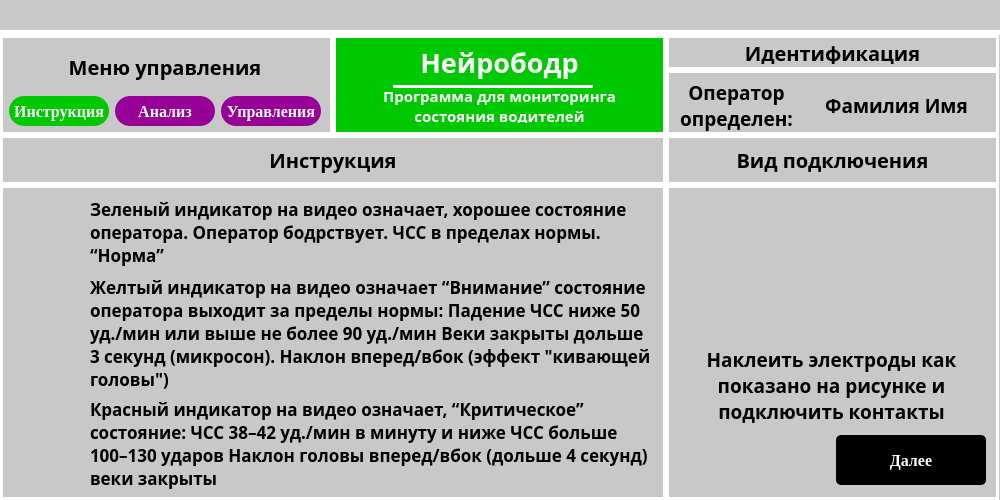
<?xml version="1.0" encoding="UTF-8"?>
<ui version="4.0">
 <class>MainWindow</class>
 <widget class="QMainWindow" name="MainWindow">
  <property name="geometry">
   <rect>
    <x>0</x>
    <y>0</y>
    <width>1000</width>
    <height>500</height>
   </rect>
  </property>
  <property name="windowTitle">
   <string>MainWindow</string>
  </property>
  <widget class="QWidget" name="centralwidget">
   <layout class="QVBoxLayout" name="verticalLayout">
    <property name="spacing">
     <number>0</number>
    </property>
    <property name="leftMargin">
     <number>0</number>
    </property>
    <property name="topMargin">
     <number>0</number>
    </property>
    <property name="rightMargin">
     <number>0</number>
    </property>
    <property name="bottomMargin">
     <number>0</number>
    </property>
    <item>
     <widget class="QWidget" name="widget" native="true">
      <property name="minimumSize">
       <size>
        <width>0</width>
        <height>35</height>
       </size>
      </property>
      <property name="maximumSize">
       <size>
        <width>16777215</width>
        <height>35</height>
       </size>
      </property>
      <property name="styleSheet">
       <string notr="true">* {background-color: rgb(200,200,200);} #widget { border-bottom: 5px solid white}</string>
      </property>
      <layout class="QGridLayout" name="gridLayout">
       <property name="leftMargin">
        <number>950</number>
       </property>
       <property name="topMargin">
        <number>0</number>
       </property>
       <property name="rightMargin">
        <number>0</number>
       </property>
       <property name="bottomMargin">
        <number>5</number>
       </property>
       <property name="spacing">
        <number>0</number>
       </property>
       <item row="0" column="0">
        <widget class="QLabel" name="close">
         <property name="minimumSize">
          <size>
           <width>30</width>
           <height>30</height>
          </size>
         </property>
         <property name="maximumSize">
          <size>
           <width>30</width>
           <height>30</height>
          </size>
         </property>
         <property name="text">
          <string/>
         </property>
         <property name="pixmap">
          <pixmap>../photos/nook.png</pixmap>
         </property>
         <property name="scaledContents">
          <bool>true</bool>
         </property>
        </widget>
       </item>
      </layout>
     </widget>
    </item>
    <item>
     <widget class="QWidget" name="widget_2" native="true">
      <property name="styleSheet">
       <string notr="true">background-color: rgb(200,200,200)</string>
      </property>
      <layout class="QVBoxLayout" name="verticalLayout_2">
       <property name="spacing">
        <number>0</number>
       </property>
       <property name="leftMargin">
        <number>0</number>
       </property>
       <property name="topMargin">
        <number>0</number>
       </property>
       <property name="rightMargin">
        <number>0</number>
       </property>
       <property name="bottomMargin">
        <number>0</number>
       </property>
       <item>
        <widget class="QWidget" name="widget_6" native="true">
         <property name="minimumSize">
          <size>
           <width>999</width>
           <height>100</height>
          </size>
         </property>
         <property name="maximumSize">
          <size>
           <width>999</width>
           <height>100</height>
          </size>
         </property>
         <layout class="QHBoxLayout" name="horizontalLayout">
          <property name="spacing">
           <number>0</number>
          </property>
          <property name="leftMargin">
           <number>0</number>
          </property>
          <property name="topMargin">
           <number>0</number>
          </property>
          <property name="rightMargin">
           <number>0</number>
          </property>
          <property name="bottomMargin">
           <number>0</number>
          </property>
          <item>
           <widget class="QWidget" name="widget_9" native="true">
            <property name="minimumSize">
             <size>
              <width>333</width>
              <height>100</height>
             </size>
            </property>
            <property name="maximumSize">
             <size>
              <width>333</width>
              <height>100</height>
             </size>
            </property>
            <property name="styleSheet">
             <string notr="true">#widget_9 {border: 3px solid white}</string>
            </property>
            <layout class="QGridLayout" name="gridLayout_8">
             <item row="0" column="0" colspan="3">
              <widget class="QLabel" name="label_7">
               <property name="font">
                <font>
                 <family>Jura</family>
                 <pointsize>15</pointsize>
                 <weight>75</weight>
                 <bold>true</bold>
                </font>
               </property>
               <property name="text">
                <string>Меню управления</string>
               </property>
               <property name="scaledContents">
                <bool>false</bool>
               </property>
               <property name="alignment">
                <set>Qt::AlignCenter</set>
               </property>
               <property name="wordWrap">
                <bool>true</bool>
               </property>
              </widget>
             </item>
             <item row="1" column="0">
              <widget class="QPushButton" name="pushButton_6">
               <property name="minimumSize">
                <size>
                 <width>100</width>
                 <height>30</height>
                </size>
               </property>
               <property name="maximumSize">
                <size>
                 <width>100</width>
                 <height>30</height>
                </size>
               </property>
               <property name="font">
                <font>
                 <family>Tinos</family>
                 <pointsize>12</pointsize>
                 <weight>75</weight>
                 <bold>true</bold>
                </font>
               </property>
               <property name="styleSheet">
                <string notr="true">background-color: rgb(0, 200, 0); color: white; border-radius: 15px</string>
               </property>
               <property name="text">
                <string>Инструкция</string>
               </property>
              </widget>
             </item>
             <item row="1" column="1">
              <widget class="QPushButton" name="pushButton_4">
               <property name="minimumSize">
                <size>
                 <width>100</width>
                 <height>30</height>
                </size>
               </property>
               <property name="maximumSize">
                <size>
                 <width>100</width>
                 <height>30</height>
                </size>
               </property>
               <property name="font">
                <font>
                 <family>Tinos</family>
                 <pointsize>12</pointsize>
                 <weight>75</weight>
                 <bold>true</bold>
                </font>
               </property>
               <property name="styleSheet">
                <string notr="true">background-color: rgb(150, 0, 150); color: white; border-radius: 15px</string>
               </property>
               <property name="text">
                <string>Анализ</string>
               </property>
              </widget>
             </item>
             <item row="1" column="2">
              <widget class="QPushButton" name="pushButton_5">
               <property name="minimumSize">
                <size>
                 <width>100</width>
                 <height>30</height>
                </size>
               </property>
               <property name="maximumSize">
                <size>
                 <width>100</width>
                 <height>30</height>
                </size>
               </property>
               <property name="font">
                <font>
                 <family>Tinos</family>
                 <pointsize>12</pointsize>
                 <weight>75</weight>
                 <bold>true</bold>
                </font>
               </property>
               <property name="styleSheet">
                <string notr="true">background-color: rgb(150, 0, 150); color: white; border-radius: 15px</string>
               </property>
               <property name="text">
                <string>Управления</string>
               </property>
              </widget>
             </item>
            </layout>
           </widget>
          </item>
          <item>
           <widget class="QWidget" name="widget_3" native="true">
            <property name="minimumSize">
             <size>
              <width>333</width>
              <height>100</height>
             </size>
            </property>
            <property name="maximumSize">
             <size>
              <width>333</width>
              <height>100</height>
             </size>
            </property>
            <property name="styleSheet">
             <string notr="true">* {background-color: rgb(0,200,0);} #widget_3 {border: 3px solid white}</string>
            </property>
            <layout class="QGridLayout" name="gridLayout_4">
             <property name="topMargin">
              <number>2</number>
             </property>
             <property name="bottomMargin">
              <number>2</number>
             </property>
             <property name="horizontalSpacing">
              <number>2</number>
             </property>
             <property name="verticalSpacing">
              <number>0</number>
             </property>
             <item row="0" column="0">
              <widget class="QLabel" name="label_5">
               <property name="minimumSize">
                <size>
                 <width>0</width>
                 <height>35</height>
                </size>
               </property>
               <property name="maximumSize">
                <size>
                 <width>16777215</width>
                 <height>35</height>
                </size>
               </property>
               <property name="font">
                <font>
                 <family>Jura</family>
                 <pointsize>20</pointsize>
                 <weight>75</weight>
                 <bold>true</bold>
                </font>
               </property>
               <property name="styleSheet">
                <string notr="true">color: white</string>
               </property>
               <property name="text">
                <string>Нейрободр</string>
               </property>
               <property name="scaledContents">
                <bool>false</bool>
               </property>
               <property name="alignment">
                <set>Qt::AlignCenter</set>
               </property>
               <property name="wordWrap">
                <bool>true</bool>
               </property>
              </widget>
             </item>
             <item row="1" column="0">
              <widget class="QLabel" name="label_4">
               <property name="minimumSize">
                <size>
                 <width>0</width>
                 <height>35</height>
                </size>
               </property>
               <property name="maximumSize">
                <size>
                 <width>16777215</width>
                 <height>35</height>
                </size>
               </property>
               <property name="font">
                <font>
                 <family>Jura</family>
                 <pointsize>11</pointsize>
                 <weight>75</weight>
                 <bold>true</bold>
                </font>
               </property>
               <property name="styleSheet">
                <string notr="true">color: white</string>
               </property>
               <property name="text">
                <string>Программа для мониторинга состояния водителей</string>
               </property>
               <property name="scaledContents">
                <bool>false</bool>
               </property>
               <property name="alignment">
                <set>Qt::AlignCenter</set>
               </property>
               <property name="wordWrap">
                <bool>true</bool>
               </property>
              </widget>
             </item>
            </layout>
            <widget class="QWidget" name="widget_11" native="true">
             <property name="geometry">
              <rect>
               <x>60</x>
               <y>50</y>
               <width>200</width>
               <height>3</height>
              </rect>
             </property>
             <property name="minimumSize">
              <size>
               <width>200</width>
               <height>3</height>
              </size>
             </property>
             <property name="maximumSize">
              <size>
               <width>200</width>
               <height>3</height>
              </size>
             </property>
             <property name="styleSheet">
              <string notr="true">background-color: white</string>
             </property>
            </widget>
           </widget>
          </item>
          <item>
           <widget class="QWidget" name="widget_12" native="true">
            <property name="minimumSize">
             <size>
              <width>333</width>
              <height>100</height>
             </size>
            </property>
            <property name="maximumSize">
             <size>
              <width>333</width>
              <height>100</height>
             </size>
            </property>
            <property name="styleSheet">
             <string notr="true"/>
            </property>
            <layout class="QVBoxLayout" name="verticalLayout_3">
             <property name="spacing">
              <number>0</number>
             </property>
             <property name="leftMargin">
              <number>0</number>
             </property>
             <property name="topMargin">
              <number>0</number>
             </property>
             <property name="rightMargin">
              <number>0</number>
             </property>
             <property name="bottomMargin">
              <number>0</number>
             </property>
             <item>
              <widget class="QWidget" name="widget_13" native="true">
               <property name="maximumSize">
                <size>
                 <width>16777215</width>
                 <height>35</height>
                </size>
               </property>
               <property name="styleSheet">
                <string notr="true">#widget_13 {border: 3px solid white}</string>
               </property>
               <layout class="QGridLayout" name="gridLayout_6">
                <property name="topMargin">
                 <number>6</number>
                </property>
                <property name="bottomMargin">
                 <number>6</number>
                </property>
                <item row="0" column="0">
                 <widget class="QLabel" name="label_8">
                  <property name="font">
                   <font>
                    <family>Jura</family>
                    <pointsize>15</pointsize>
                    <weight>75</weight>
                    <bold>true</bold>
                   </font>
                  </property>
                  <property name="text">
                   <string>Идентификация</string>
                  </property>
                  <property name="scaledContents">
                   <bool>false</bool>
                  </property>
                  <property name="alignment">
                   <set>Qt::AlignCenter</set>
                  </property>
                  <property name="wordWrap">
                   <bool>true</bool>
                  </property>
                 </widget>
                </item>
               </layout>
              </widget>
             </item>
             <item>
              <widget class="QWidget" name="widget_14" native="true">
               <property name="styleSheet">
                <string notr="true">#widget_14 {border: 3px solid white}</string>
               </property>
               <widget class="QLabel" name="label_9">
                <property name="geometry">
                 <rect>
                  <x>10</x>
                  <y>10</y>
                  <width>121</width>
                  <height>51</height>
                 </rect>
                </property>
                <property name="font">
                 <font>
                  <family>Jura</family>
                  <pointsize>14</pointsize>
                  <weight>75</weight>
                  <bold>true</bold>
                 </font>
                </property>
                <property name="text">
                 <string>Оператор определен:</string>
                </property>
                <property name="scaledContents">
                 <bool>false</bool>
                </property>
                <property name="alignment">
                 <set>Qt::AlignCenter</set>
                </property>
                <property name="wordWrap">
                 <bool>true</bool>
                </property>
               </widget>
               <widget class="QLabel" name="label_10">
                <property name="geometry">
                 <rect>
                  <x>140</x>
                  <y>10</y>
                  <width>181</width>
                  <height>51</height>
                 </rect>
                </property>
                <property name="font">
                 <font>
                  <family>Jura</family>
                  <pointsize>14</pointsize>
                  <weight>75</weight>
                  <bold>true</bold>
                 </font>
                </property>
                <property name="text">
                 <string>Фамилия Имя</string>
                </property>
                <property name="scaledContents">
                 <bool>false</bool>
                </property>
                <property name="alignment">
                 <set>Qt::AlignCenter</set>
                </property>
                <property name="wordWrap">
                 <bool>true</bool>
                </property>
               </widget>
              </widget>
             </item>
            </layout>
           </widget>
          </item>
         </layout>
        </widget>
       </item>
       <item>
        <widget class="QWidget" name="widget_4" native="true">
         <layout class="QGridLayout" name="gridLayout_2">
          <property name="leftMargin">
           <number>0</number>
          </property>
          <property name="topMargin">
           <number>0</number>
          </property>
          <property name="rightMargin">
           <number>0</number>
          </property>
          <property name="bottomMargin">
           <number>0</number>
          </property>
          <property name="spacing">
           <number>0</number>
          </property>
          <item row="1" column="1">
           <widget class="QWidget" name="widget_10" native="true">
            <property name="maximumSize">
             <size>
              <width>333</width>
              <height>16777215</height>
             </size>
            </property>
            <property name="styleSheet">
             <string notr="true">#widget_10 {border: 3px solid white}</string>
            </property>
            <widget class="QPushButton" name="pushButton_2">
             <property name="geometry">
              <rect>
               <x>170</x>
               <y>250</y>
               <width>150</width>
               <height>50</height>
              </rect>
             </property>
             <property name="minimumSize">
              <size>
               <width>150</width>
               <height>50</height>
              </size>
             </property>
             <property name="maximumSize">
              <size>
               <width>100</width>
               <height>25</height>
              </size>
             </property>
             <property name="font">
              <font>
               <family>Tinos</family>
               <pointsize>12</pointsize>
               <weight>75</weight>
               <bold>true</bold>
              </font>
             </property>
             <property name="styleSheet">
              <string notr="true">background-color: black; color: white; border-radius: 5px</string>
             </property>
             <property name="text">
              <string>Далее</string>
             </property>
            </widget>
            <widget class="QLabel" name="label_6">
             <property name="geometry">
              <rect>
               <x>10</x>
               <y>160</y>
               <width>311</width>
               <height>81</height>
              </rect>
             </property>
             <property name="font">
              <font>
               <family>Jura</family>
               <pointsize>14</pointsize>
               <weight>75</weight>
               <bold>true</bold>
              </font>
             </property>
             <property name="text">
              <string>Наклеить электроды как показано на рисунке и подключить контакты</string>
             </property>
             <property name="scaledContents">
              <bool>false</bool>
             </property>
             <property name="alignment">
              <set>Qt::AlignCenter</set>
             </property>
             <property name="wordWrap">
              <bool>true</bool>
             </property>
            </widget>
            <widget class="QLabel" name="close_2">
             <property name="geometry">
              <rect>
               <x>20</x>
               <y>20</y>
               <width>135</width>
               <height>135</height>
              </rect>
             </property>
             <property name="minimumSize">
              <size>
               <width>135</width>
               <height>135</height>
              </size>
             </property>
             <property name="maximumSize">
              <size>
               <width>135</width>
               <height>135</height>
              </size>
             </property>
             <property name="text">
              <string/>
             </property>
             <property name="pixmap">
              <pixmap>../photos/hand1.png</pixmap>
             </property>
             <property name="scaledContents">
              <bool>true</bool>
             </property>
            </widget>
            <widget class="QLabel" name="close_3">
             <property name="geometry">
              <rect>
               <x>180</x>
               <y>20</y>
               <width>135</width>
               <height>135</height>
              </rect>
             </property>
             <property name="minimumSize">
              <size>
               <width>135</width>
               <height>135</height>
              </size>
             </property>
             <property name="maximumSize">
              <size>
               <width>135</width>
               <height>135</height>
              </size>
             </property>
             <property name="text">
              <string/>
             </property>
             <property name="pixmap">
              <pixmap>../photos/hand2.png</pixmap>
             </property>
             <property name="scaledContents">
              <bool>true</bool>
             </property>
            </widget>
           </widget>
          </item>
          <item row="0" column="0">
           <widget class="QWidget" name="widget_5" native="true">
            <property name="maximumSize">
             <size>
              <width>16777215</width>
              <height>50</height>
             </size>
            </property>
            <property name="styleSheet">
             <string notr="true">#widget_5 {border: 3px solid white}</string>
            </property>
            <layout class="QGridLayout" name="gridLayout_3">
             <item row="0" column="0">
              <widget class="QLabel" name="label">
               <property name="font">
                <font>
                 <family>Jura</family>
                 <pointsize>15</pointsize>
                 <weight>75</weight>
                 <bold>true</bold>
                </font>
               </property>
               <property name="text">
                <string>Инструкция</string>
               </property>
               <property name="scaledContents">
                <bool>false</bool>
               </property>
               <property name="alignment">
                <set>Qt::AlignCenter</set>
               </property>
               <property name="wordWrap">
                <bool>true</bool>
               </property>
              </widget>
             </item>
            </layout>
           </widget>
          </item>
          <item row="1" column="0">
           <widget class="QWidget" name="widget_8" native="true">
            <property name="maximumSize">
             <size>
              <width>666</width>
              <height>16777215</height>
             </size>
            </property>
            <property name="styleSheet">
             <string notr="true">#widget_8 {border: 3px solid white}</string>
            </property>
            <layout class="QGridLayout" name="gridLayout_7">
             <item row="0" column="0">
              <widget class="QLabel" name="close_4">
               <property name="minimumSize">
                <size>
                 <width>75</width>
                 <height>75</height>
                </size>
               </property>
               <property name="maximumSize">
                <size>
                 <width>75</width>
                 <height>75</height>
                </size>
               </property>
               <property name="text">
                <string/>
               </property>
               <property name="pixmap">
                <pixmap>../photos/green.png</pixmap>
               </property>
               <property name="scaledContents">
                <bool>false</bool>
               </property>
              </widget>
             </item>
             <item row="0" column="1">
              <widget class="QLabel" name="label_11">
               <property name="font">
                <font>
                 <family>Jura</family>
                 <pointsize>13</pointsize>
                 <weight>75</weight>
                 <bold>true</bold>
                </font>
               </property>
               <property name="text">
                <string>Зеленый индикатор на видео означает, хорошее состояние оператора. Оператор бодрствует. ЧСС в пределах нормы. “Норма”</string>
               </property>
               <property name="scaledContents">
                <bool>false</bool>
               </property>
               <property name="alignment">
                <set>Qt::AlignLeading|Qt::AlignLeft|Qt::AlignVCenter</set>
               </property>
               <property name="wordWrap">
                <bool>true</bool>
               </property>
              </widget>
             </item>
             <item row="1" column="0">
              <widget class="QLabel" name="close_5">
               <property name="minimumSize">
                <size>
                 <width>75</width>
                 <height>75</height>
                </size>
               </property>
               <property name="maximumSize">
                <size>
                 <width>75</width>
                 <height>75</height>
                </size>
               </property>
               <property name="text">
                <string/>
               </property>
               <property name="pixmap">
                <pixmap>../photos/yellow.png</pixmap>
               </property>
               <property name="scaledContents">
                <bool>false</bool>
               </property>
              </widget>
             </item>
             <item row="1" column="1">
              <widget class="QLabel" name="label_12">
               <property name="font">
                <font>
                 <family>Jura</family>
                 <pointsize>13</pointsize>
                 <weight>75</weight>
                 <bold>true</bold>
                </font>
               </property>
               <property name="text">
                <string>Желтый индикатор на видео означает “Внимание” состояние оператора выходит за пределы нормы: Падение ЧСС ниже 50 уд./мин или выше не более 90 уд./мин Веки закрыты дольше 3 секунд (микросон). Наклон вперед/вбок (эффект &quot;кивающей головы&quot;)</string>
               </property>
               <property name="scaledContents">
                <bool>false</bool>
               </property>
               <property name="alignment">
                <set>Qt::AlignLeading|Qt::AlignLeft|Qt::AlignVCenter</set>
               </property>
               <property name="wordWrap">
                <bool>true</bool>
               </property>
              </widget>
             </item>
             <item row="2" column="0">
              <widget class="QLabel" name="close_6">
               <property name="minimumSize">
                <size>
                 <width>75</width>
                 <height>75</height>
                </size>
               </property>
               <property name="maximumSize">
                <size>
                 <width>75</width>
                 <height>75</height>
                </size>
               </property>
               <property name="text">
                <string/>
               </property>
               <property name="pixmap">
                <pixmap>../photos/red.png</pixmap>
               </property>
               <property name="scaledContents">
                <bool>false</bool>
               </property>
              </widget>
             </item>
             <item row="2" column="1">
              <widget class="QLabel" name="label_13">
               <property name="font">
                <font>
                 <family>Jura</family>
                 <pointsize>13</pointsize>
                 <weight>75</weight>
                 <bold>true</bold>
                </font>
               </property>
               <property name="text">
                <string>Красный индикатор на видео означает, “Критическое” состояние: ЧСС 38–42 уд./мин в минуту и ниже ЧСС больше 100–130 ударов Наклон головы вперед/вбок (дольше 4 секунд) веки закрыты</string>
               </property>
               <property name="scaledContents">
                <bool>false</bool>
               </property>
               <property name="alignment">
                <set>Qt::AlignLeading|Qt::AlignLeft|Qt::AlignVCenter</set>
               </property>
               <property name="wordWrap">
                <bool>true</bool>
               </property>
              </widget>
             </item>
            </layout>
           </widget>
          </item>
          <item row="0" column="1">
           <widget class="QWidget" name="widget_7" native="true">
            <property name="styleSheet">
             <string notr="true">#widget_7 {border: 3px solid white}</string>
            </property>
            <layout class="QGridLayout" name="gridLayout_5">
             <item row="0" column="0">
              <widget class="QLabel" name="label_3">
               <property name="font">
                <font>
                 <family>Jura</family>
                 <pointsize>15</pointsize>
                 <weight>75</weight>
                 <bold>true</bold>
                </font>
               </property>
               <property name="text">
                <string>Вид подключения</string>
               </property>
               <property name="scaledContents">
                <bool>false</bool>
               </property>
               <property name="alignment">
                <set>Qt::AlignCenter</set>
               </property>
               <property name="wordWrap">
                <bool>true</bool>
               </property>
              </widget>
             </item>
            </layout>
           </widget>
          </item>
         </layout>
        </widget>
       </item>
      </layout>
     </widget>
    </item>
   </layout>
  </widget>
 </widget>
 <resources/>
 <connections/>
</ui>
